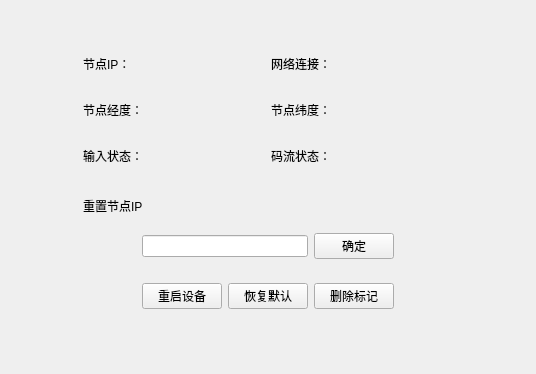
<?xml version="1.0" encoding="UTF-8"?>
<ui version="4.0">
 <class>MapInfoWid</class>
 <widget class="QWidget" name="MapInfoWid">
  <property name="geometry">
   <rect>
    <x>0</x>
    <y>0</y>
    <width>536</width>
    <height>374</height>
   </rect>
  </property>
  <property name="windowTitle">
   <string>Form</string>
  </property>
  <layout class="QVBoxLayout" name="verticalLayout_2">
   <property name="spacing">
    <number>0</number>
   </property>
   <property name="leftMargin">
    <number>0</number>
   </property>
   <property name="topMargin">
    <number>0</number>
   </property>
   <property name="rightMargin">
    <number>0</number>
   </property>
   <property name="bottomMargin">
    <number>0</number>
   </property>
   <item>
    <widget class="QWidget" name="widget" native="true">
     <property name="styleSheet">
      <string notr="true"/>
     </property>
     <layout class="QVBoxLayout" name="verticalLayout_5">
      <property name="spacing">
       <number>0</number>
      </property>
      <property name="leftMargin">
       <number>0</number>
      </property>
      <property name="topMargin">
       <number>0</number>
      </property>
      <property name="rightMargin">
       <number>0</number>
      </property>
      <property name="bottomMargin">
       <number>0</number>
      </property>
      <item>
       <widget class="QWidget" name="widget_18" native="true">
        <layout class="QHBoxLayout" name="horizontalLayout_14">
         <property name="spacing">
          <number>0</number>
         </property>
         <property name="leftMargin">
          <number>0</number>
         </property>
         <property name="topMargin">
          <number>0</number>
         </property>
         <property name="rightMargin">
          <number>0</number>
         </property>
         <property name="bottomMargin">
          <number>0</number>
         </property>
         <item>
          <spacer name="horizontalSpacer_4">
           <property name="orientation">
            <enum>Qt::Horizontal</enum>
           </property>
           <property name="sizeHint" stdset="0">
            <size>
             <width>71</width>
             <height>20</height>
            </size>
           </property>
          </spacer>
         </item>
         <item>
          <widget class="QWidget" name="widget_17" native="true">
           <layout class="QVBoxLayout" name="verticalLayout_4">
            <property name="spacing">
             <number>0</number>
            </property>
            <property name="leftMargin">
             <number>0</number>
            </property>
            <property name="topMargin">
             <number>0</number>
            </property>
            <property name="rightMargin">
             <number>0</number>
            </property>
            <property name="bottomMargin">
             <number>0</number>
            </property>
            <item>
             <spacer name="verticalSpacer">
              <property name="orientation">
               <enum>Qt::Vertical</enum>
              </property>
              <property name="sizeHint" stdset="0">
               <size>
                <width>20</width>
                <height>38</height>
               </size>
              </property>
             </spacer>
            </item>
            <item>
             <widget class="QWidget" name="widget_16" native="true">
              <layout class="QVBoxLayout" name="verticalLayout_3">
               <property name="spacing">
                <number>6</number>
               </property>
               <property name="leftMargin">
                <number>0</number>
               </property>
               <property name="topMargin">
                <number>0</number>
               </property>
               <property name="rightMargin">
                <number>0</number>
               </property>
               <property name="bottomMargin">
                <number>0</number>
               </property>
               <item>
                <widget class="QWidget" name="widget_13" native="true">
                 <layout class="QHBoxLayout" name="horizontalLayout_11">
                  <property name="topMargin">
                   <number>0</number>
                  </property>
                  <property name="bottomMargin">
                   <number>0</number>
                  </property>
                  <item>
                   <widget class="QWidget" name="widget_2" native="true">
                    <property name="minimumSize">
                     <size>
                      <width>0</width>
                      <height>40</height>
                     </size>
                    </property>
                    <property name="styleSheet">
                     <string notr="true"/>
                    </property>
                    <layout class="QHBoxLayout" name="horizontalLayout">
                     <property name="spacing">
                      <number>2</number>
                     </property>
                     <property name="leftMargin">
                      <number>0</number>
                     </property>
                     <property name="topMargin">
                      <number>0</number>
                     </property>
                     <property name="rightMargin">
                      <number>0</number>
                     </property>
                     <property name="bottomMargin">
                      <number>0</number>
                     </property>
                     <item>
                      <widget class="QLabel" name="label">
                       <property name="maximumSize">
                        <size>
                         <width>100000</width>
                         <height>16777215</height>
                        </size>
                       </property>
                       <property name="text">
                        <string>节点IP：</string>
                       </property>
                      </widget>
                     </item>
                     <item>
                      <widget class="QLabel" name="label_ip">
                       <property name="minimumSize">
                        <size>
                         <width>120</width>
                         <height>0</height>
                        </size>
                       </property>
                       <property name="text">
                        <string/>
                       </property>
                      </widget>
                     </item>
                    </layout>
                   </widget>
                  </item>
                  <item>
                   <widget class="QWidget" name="widget_3" native="true">
                    <layout class="QHBoxLayout" name="horizontalLayout_2">
                     <property name="spacing">
                      <number>2</number>
                     </property>
                     <property name="leftMargin">
                      <number>0</number>
                     </property>
                     <property name="topMargin">
                      <number>0</number>
                     </property>
                     <property name="rightMargin">
                      <number>0</number>
                     </property>
                     <property name="bottomMargin">
                      <number>0</number>
                     </property>
                     <item>
                      <widget class="QLabel" name="label_3">
                       <property name="maximumSize">
                        <size>
                         <width>10000</width>
                         <height>16777215</height>
                        </size>
                       </property>
                       <property name="styleSheet">
                        <string notr="true"/>
                       </property>
                       <property name="text">
                        <string>网络连接：</string>
                       </property>
                      </widget>
                     </item>
                     <item>
                      <widget class="QLabel" name="label_connect">
                       <property name="minimumSize">
                        <size>
                         <width>120</width>
                         <height>0</height>
                        </size>
                       </property>
                       <property name="styleSheet">
                        <string notr="true"/>
                       </property>
                       <property name="text">
                        <string/>
                       </property>
                      </widget>
                     </item>
                    </layout>
                   </widget>
                  </item>
                 </layout>
                </widget>
               </item>
               <item>
                <widget class="QWidget" name="widget_12" native="true">
                 <property name="minimumSize">
                  <size>
                   <width>0</width>
                   <height>40</height>
                  </size>
                 </property>
                 <layout class="QHBoxLayout" name="horizontalLayout_12">
                  <property name="topMargin">
                   <number>0</number>
                  </property>
                  <property name="bottomMargin">
                   <number>0</number>
                  </property>
                  <item>
                   <widget class="QWidget" name="widget_8" native="true">
                    <layout class="QHBoxLayout" name="horizontalLayout_7">
                     <property name="spacing">
                      <number>2</number>
                     </property>
                     <property name="leftMargin">
                      <number>0</number>
                     </property>
                     <property name="topMargin">
                      <number>0</number>
                     </property>
                     <property name="rightMargin">
                      <number>0</number>
                     </property>
                     <property name="bottomMargin">
                      <number>0</number>
                     </property>
                     <item>
                      <widget class="QLabel" name="label_2">
                       <property name="maximumSize">
                        <size>
                         <width>10000</width>
                         <height>16777215</height>
                        </size>
                       </property>
                       <property name="styleSheet">
                        <string notr="true"/>
                       </property>
                       <property name="text">
                        <string>节点经度：</string>
                       </property>
                      </widget>
                     </item>
                     <item>
                      <widget class="QLabel" name="label_lng">
                       <property name="minimumSize">
                        <size>
                         <width>120</width>
                         <height>0</height>
                        </size>
                       </property>
                       <property name="styleSheet">
                        <string notr="true"/>
                       </property>
                       <property name="text">
                        <string/>
                       </property>
                      </widget>
                     </item>
                    </layout>
                   </widget>
                  </item>
                  <item>
                   <widget class="QWidget" name="widget_9" native="true">
                    <layout class="QHBoxLayout" name="horizontalLayout_8">
                     <property name="spacing">
                      <number>2</number>
                     </property>
                     <property name="leftMargin">
                      <number>0</number>
                     </property>
                     <property name="topMargin">
                      <number>0</number>
                     </property>
                     <property name="rightMargin">
                      <number>0</number>
                     </property>
                     <property name="bottomMargin">
                      <number>0</number>
                     </property>
                     <item>
                      <widget class="QLabel" name="label_4">
                       <property name="maximumSize">
                        <size>
                         <width>10000</width>
                         <height>16777215</height>
                        </size>
                       </property>
                       <property name="styleSheet">
                        <string notr="true"/>
                       </property>
                       <property name="text">
                        <string>节点纬度：</string>
                       </property>
                      </widget>
                     </item>
                     <item>
                      <widget class="QLabel" name="label_lat">
                       <property name="minimumSize">
                        <size>
                         <width>120</width>
                         <height>0</height>
                        </size>
                       </property>
                       <property name="styleSheet">
                        <string notr="true"/>
                       </property>
                       <property name="text">
                        <string/>
                       </property>
                      </widget>
                     </item>
                    </layout>
                   </widget>
                  </item>
                 </layout>
                </widget>
               </item>
               <item>
                <widget class="QWidget" name="widget_14" native="true">
                 <property name="minimumSize">
                  <size>
                   <width>0</width>
                   <height>40</height>
                  </size>
                 </property>
                 <layout class="QHBoxLayout" name="horizontalLayout_13">
                  <property name="topMargin">
                   <number>0</number>
                  </property>
                  <property name="bottomMargin">
                   <number>0</number>
                  </property>
                  <item>
                   <widget class="QWidget" name="widget_4" native="true">
                    <layout class="QHBoxLayout" name="horizontalLayout_3">
                     <property name="spacing">
                      <number>2</number>
                     </property>
                     <property name="leftMargin">
                      <number>0</number>
                     </property>
                     <property name="topMargin">
                      <number>0</number>
                     </property>
                     <property name="rightMargin">
                      <number>0</number>
                     </property>
                     <property name="bottomMargin">
                      <number>0</number>
                     </property>
                     <item>
                      <widget class="QLabel" name="label_5">
                       <property name="maximumSize">
                        <size>
                         <width>10000</width>
                         <height>16777215</height>
                        </size>
                       </property>
                       <property name="styleSheet">
                        <string notr="true"/>
                       </property>
                       <property name="text">
                        <string>输入状态：</string>
                       </property>
                      </widget>
                     </item>
                     <item>
                      <widget class="QLabel" name="label_insert">
                       <property name="minimumSize">
                        <size>
                         <width>120</width>
                         <height>0</height>
                        </size>
                       </property>
                       <property name="styleSheet">
                        <string notr="true"/>
                       </property>
                       <property name="text">
                        <string/>
                       </property>
                      </widget>
                     </item>
                    </layout>
                   </widget>
                  </item>
                  <item>
                   <widget class="QWidget" name="widget_5" native="true">
                    <layout class="QHBoxLayout" name="horizontalLayout_4">
                     <property name="spacing">
                      <number>2</number>
                     </property>
                     <property name="leftMargin">
                      <number>0</number>
                     </property>
                     <property name="topMargin">
                      <number>0</number>
                     </property>
                     <property name="rightMargin">
                      <number>0</number>
                     </property>
                     <property name="bottomMargin">
                      <number>0</number>
                     </property>
                     <item>
                      <widget class="QLabel" name="label_7">
                       <property name="maximumSize">
                        <size>
                         <width>10000</width>
                         <height>16777215</height>
                        </size>
                       </property>
                       <property name="styleSheet">
                        <string notr="true"/>
                       </property>
                       <property name="text">
                        <string>码流状态：</string>
                       </property>
                      </widget>
                     </item>
                     <item>
                      <widget class="QLabel" name="label_state">
                       <property name="minimumSize">
                        <size>
                         <width>120</width>
                         <height>0</height>
                        </size>
                       </property>
                       <property name="styleSheet">
                        <string notr="true"/>
                       </property>
                       <property name="text">
                        <string/>
                       </property>
                      </widget>
                     </item>
                    </layout>
                   </widget>
                  </item>
                 </layout>
                </widget>
               </item>
               <item>
                <widget class="QWidget" name="widget_15" native="true">
                 <layout class="QVBoxLayout" name="verticalLayout_6">
                  <property name="spacing">
                   <number>0</number>
                  </property>
                  <item>
                   <widget class="QWidget" name="widget_10" native="true">
                    <property name="minimumSize">
                     <size>
                      <width>0</width>
                      <height>30</height>
                     </size>
                    </property>
                    <layout class="QHBoxLayout" name="horizontalLayout_9">
                     <property name="spacing">
                      <number>0</number>
                     </property>
                     <property name="leftMargin">
                      <number>0</number>
                     </property>
                     <property name="topMargin">
                      <number>0</number>
                     </property>
                     <property name="rightMargin">
                      <number>0</number>
                     </property>
                     <property name="bottomMargin">
                      <number>0</number>
                     </property>
                     <item>
                      <widget class="QLabel" name="label_6">
                       <property name="text">
                        <string>重置节点IP</string>
                       </property>
                      </widget>
                     </item>
                     <item>
                      <spacer name="horizontalSpacer">
                       <property name="orientation">
                        <enum>Qt::Horizontal</enum>
                       </property>
                       <property name="sizeHint" stdset="0">
                        <size>
                         <width>307</width>
                         <height>20</height>
                        </size>
                       </property>
                      </spacer>
                     </item>
                    </layout>
                   </widget>
                  </item>
                  <item>
                   <widget class="QWidget" name="widget_20" native="true">
                    <layout class="QHBoxLayout" name="horizontalLayout_15">
                     <property name="spacing">
                      <number>0</number>
                     </property>
                     <property name="leftMargin">
                      <number>0</number>
                     </property>
                     <property name="topMargin">
                      <number>0</number>
                     </property>
                     <property name="rightMargin">
                      <number>0</number>
                     </property>
                     <property name="bottomMargin">
                      <number>0</number>
                     </property>
                     <item>
                      <spacer name="horizontalSpacer_3">
                       <property name="orientation">
                        <enum>Qt::Horizontal</enum>
                       </property>
                       <property name="sizeHint" stdset="0">
                        <size>
                         <width>40</width>
                         <height>20</height>
                        </size>
                       </property>
                      </spacer>
                     </item>
                     <item>
                      <widget class="QWidget" name="widget_19" native="true">
                       <layout class="QVBoxLayout" name="verticalLayout">
                        <property name="spacing">
                         <number>0</number>
                        </property>
                        <property name="leftMargin">
                         <number>0</number>
                        </property>
                        <property name="topMargin">
                         <number>0</number>
                        </property>
                        <property name="rightMargin">
                         <number>0</number>
                        </property>
                        <property name="bottomMargin">
                         <number>0</number>
                        </property>
                        <item>
                         <widget class="QWidget" name="widget_6" native="true">
                          <property name="minimumSize">
                           <size>
                            <width>0</width>
                            <height>50</height>
                           </size>
                          </property>
                          <layout class="QHBoxLayout" name="horizontalLayout_5">
                           <property name="leftMargin">
                            <number>9</number>
                           </property>
                           <property name="topMargin">
                            <number>0</number>
                           </property>
                           <property name="rightMargin">
                            <number>9</number>
                           </property>
                           <property name="bottomMargin">
                            <number>0</number>
                           </property>
                           <item>
                            <widget class="QLineEdit" name="lineEdit_ip">
                             <property name="minimumSize">
                              <size>
                               <width>120</width>
                               <height>0</height>
                              </size>
                             </property>
                             <property name="contextMenuPolicy">
                              <enum>Qt::NoContextMenu</enum>
                             </property>
                             <property name="styleSheet">
                              <string notr="true"/>
                             </property>
                            </widget>
                           </item>
                           <item>
                            <widget class="QPushButton" name="btn_setip">
                             <property name="styleSheet">
                              <string notr="true"/>
                             </property>
                             <property name="text">
                              <string>确定</string>
                             </property>
                            </widget>
                           </item>
                          </layout>
                         </widget>
                        </item>
                        <item>
                         <widget class="QWidget" name="widget_7" native="true">
                          <property name="minimumSize">
                           <size>
                            <width>0</width>
                            <height>50</height>
                           </size>
                          </property>
                          <layout class="QHBoxLayout" name="horizontalLayout_6">
                           <property name="leftMargin">
                            <number>9</number>
                           </property>
                           <property name="topMargin">
                            <number>0</number>
                           </property>
                           <property name="rightMargin">
                            <number>9</number>
                           </property>
                           <property name="bottomMargin">
                            <number>0</number>
                           </property>
                           <item>
                            <widget class="QPushButton" name="btn_restart">
                             <property name="styleSheet">
                              <string notr="true"/>
                             </property>
                             <property name="text">
                              <string>重启设备</string>
                             </property>
                            </widget>
                           </item>
                           <item>
                            <widget class="QPushButton" name="btn_recover">
                             <property name="styleSheet">
                              <string notr="true"/>
                             </property>
                             <property name="text">
                              <string>恢复默认</string>
                             </property>
                            </widget>
                           </item>
                           <item>
                            <widget class="QPushButton" name="btn_delete">
                             <property name="styleSheet">
                              <string notr="true"/>
                             </property>
                             <property name="text">
                              <string>删除标记</string>
                             </property>
                            </widget>
                           </item>
                          </layout>
                         </widget>
                        </item>
                       </layout>
                      </widget>
                     </item>
                     <item>
                      <spacer name="horizontalSpacer_6">
                       <property name="orientation">
                        <enum>Qt::Horizontal</enum>
                       </property>
                       <property name="sizeHint" stdset="0">
                        <size>
                         <width>40</width>
                         <height>20</height>
                        </size>
                       </property>
                      </spacer>
                     </item>
                    </layout>
                   </widget>
                  </item>
                 </layout>
                </widget>
               </item>
              </layout>
             </widget>
            </item>
            <item>
             <spacer name="verticalSpacer_2">
              <property name="orientation">
               <enum>Qt::Vertical</enum>
              </property>
              <property name="sizeHint" stdset="0">
               <size>
                <width>20</width>
                <height>37</height>
               </size>
              </property>
             </spacer>
            </item>
           </layout>
          </widget>
         </item>
         <item>
          <spacer name="horizontalSpacer_5">
           <property name="orientation">
            <enum>Qt::Horizontal</enum>
           </property>
           <property name="sizeHint" stdset="0">
            <size>
             <width>71</width>
             <height>20</height>
            </size>
           </property>
          </spacer>
         </item>
        </layout>
       </widget>
      </item>
     </layout>
    </widget>
   </item>
  </layout>
 </widget>
 <resources/>
 <connections/>
</ui>
